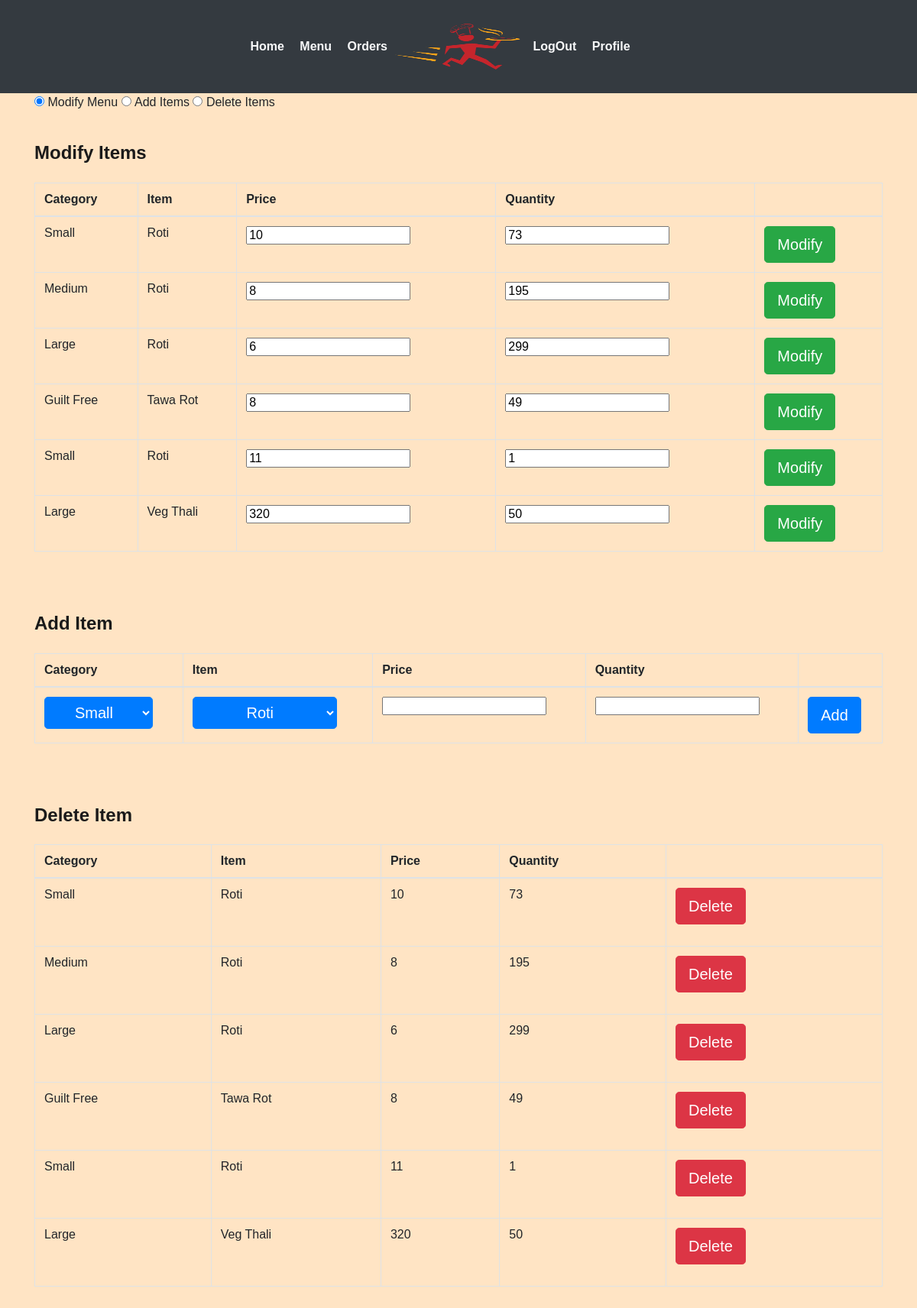
The app's page /banquet/menu/ (signed in) with its own data.
### webapp/models.py (models this page shows)
class Category(models.Model):
	id 			= models.AutoField(primary_key=True)
	category_name 	= models.CharField(max_length=50,blank=False)
	description 	= models.CharField(max_length=200,blank=False)
	def __str__(self):
		return self.category_name

class Item(models.Model):
	id 			= models.AutoField(primary_key=True)
	fname 		= models.CharField(max_length=30,blank=False)
	category 	= models.CharField(max_length=50,blank=False)
	def __str__(self):
		return self.fname

### webapp/views.py (the view, shortened to what this page needs)
# urls.py: path('banquet/menu/',views.menuManipulation,name='mmenu'),
@login_required(login_url='/login/restaurant/')
def menuManipulation(request):
	if not request.user.is_authenticated:
		return redirect("rlogin")
	rest=Restaurant.objects.filter(id=request.user.restaurant.id);
	rest=rest[0]
	menuitems=Menu.objects.filter(r_id=rest)
	menu=[]
	for x in menuitems:
		cmenu=[]
		cmenu.append(x.category_id)
		cmenu.append(x.item_id)
		cmenu.append(x.price)
		cmenu.append(x.quantity)
		cmenu.append(x.id)
		menu.append(cmenu)
	itemsData = Item.objects.all()
	items = []
	for y in itemsData:
		citem = []
		citem.append(y.id)
		citem.append(y.fname)
		items.append(citem)
	categoryData = Category.objects.all()
	categorys = []
	for z in categoryData:
		citem = []
		citem.append(z.id)
		citem.append(z.category_name)
		categorys.append(citem)
	context={
		"menu":menu,
		"items":items,
		"username":request.user.username,
		"categorys":categorys,
	}
	return render(request,'webapp/menu_modify.html',context)

### webapp/templates/webapp/menu_modify.html (shortened to what this page needs)
<body style="background-color: bisque; width: 100%;">
{% extends 'webapp/base2.html'%}
{% block body %}
	<div class="container">
		<input id="tab1" type="radio" name="tabs" checked>
  	<label for="tab1">Modify Menu</label>
  	<input id="tab2" type="radio" name="tabs">
  	<label for="tab2">Add Items</label>
	<input id="tab3" type="radio" name="tabs">
  	<label for="tab3">Delete Items</label>
	<section id="content1">
		<div class="order-top" style="border:0">
			<p>
				<h4>Modify Items</h4>
				<table class="table table-hover table-bordered">
					<thead>
						<th>Category</th>
						<th>Item</th>
						<th>Price</th>
						<th>Quantity</th>
						<th></th>
					</thead>
				{% for x in menu %}
					<tr>
						<form action="" method="POST">{% csrf_token %}
							<td>{{x.0}}</td>
							<td>{{x.1}}</td>
							<td><input type="number" value="{{x.2}}" name="price"/></td>
							<td><input type="number" value="{{x.3}}" name="quantity"/></td>
							<td>
								<input type="submit" value="Modify" name="submit" class="btn btn-success btn-lg" />
							</td>
						</form>
					</tr>
				{% endfor %}
				</table>
			</p>
		</div>
	</section>
	<section id="content2">
		<div class="order-top" style="border:0">
			<p>
				<h4>Add Item</h4>
				<table class="table table-hover table-bordered">
					<thead>
						<th>Category</th>
						<th>Item</th>
						<th>Price</th>
						<th>Quantity</th>
						<th></th>
					</thead>
					<tr>
						<form action="" method="POST">{% csrf_token %}
							<td>
								<select name="category" class="btn btn-primary btn-lg">
								{% for x in categorys %}
									<option value="{{x.0}}">{{x.1}}</option>
								{% endfor %}
								</select>
							</td>
						<td>
							<select name="item" class="btn btn-primary btn-lg">
							{% for x in items %}
								<option value="{{x.0}}">{{x.1}}</option>
							{% endfor %}
							</select>
						</td>
						<td><input type="number" value="" name="price"/></td>
						<td><input type="number" value="" name="quantity"/>
						</td>
						<td>
							<input type="submit" value="Add" name="submit" class="btn  btn-primary btn-lg">
						</td>
						</form>
					</tr>
				</table>
			</p>
		</div>
	</section>
	<section id="content3">
		<div class="order-top" style="border:0">
			<p>
				<h4>Delete Item</h4>
				<table class="table table-hover table-bordered">
					<thead>
						<th>Category</th>
						<th>Item</th>
						<th>Price</th>
						<th>Quantity</th>
						<th></th>
					</thead>
				{% for x in menu %}
					<tr>
					<td>{{x.0}}</td>
					<td>{{x.1}}</td>
					<td>{{x.2}}</td>
					<td>{{x.3}}</td>
					<td>
						<form action="" method="POST">{% csrf_token %}
							<input type="submit" value="Delete" name="submit" class="btn btn-danger btn-lg">
						</form>
					</td>
					</tr>
				{% endfor %}
				</table>
			</p>
		</div>
	</section>
	</div>
</body>
{% endblock %}

### webapp/static/webapp/css/style.css (style rules this page uses)
body { padding:0; margin:0; font-family: 'Source Sans Pro', sans-serif; }
input[type="button"],input[type="submit"] { transition:0.5s all; -webkit-transition:0.5s all; -moz-transition:0.5s all; -o-transition:0.5s all; -ms-transition:0.5s all; }
h1,h2,h3,h4,h5,h6 { margin:0; }
p { margin:0; }
label { margin:0; }
.order-top h4 { color: #1A1A1A; font-size: 1.5em; font-weight: 600; margin-bottom: 1em; }
.order-top p { color: #6b6969; font-size: 1em; font-weight: 400; line-height: 1.8em; margin: 1em 0; }
.order-top { padding: 1.5em 0; border-bottom: 1px dotted #5fa022; }

### records on screen
Category: category_name "Small", fname "Roti", price "10", quantity "73", price "11", quantity "1", category "Small", x "10", x "73", x "11", id "1"
Category: category_name "Medium", fname "Roti", price "8", quantity "195", x "8", x "195"
Category: category_name "Large", fname "Roti", price "6", quantity "299", fname "Veg Thali", price "320", quantity "50", x "6", x "299", x "320", x "50"
Category: category_name "Guilt Free", fname "Tawa Rot", price "8", quantity "49", x "8", x "49"
Item: item "Roti"
